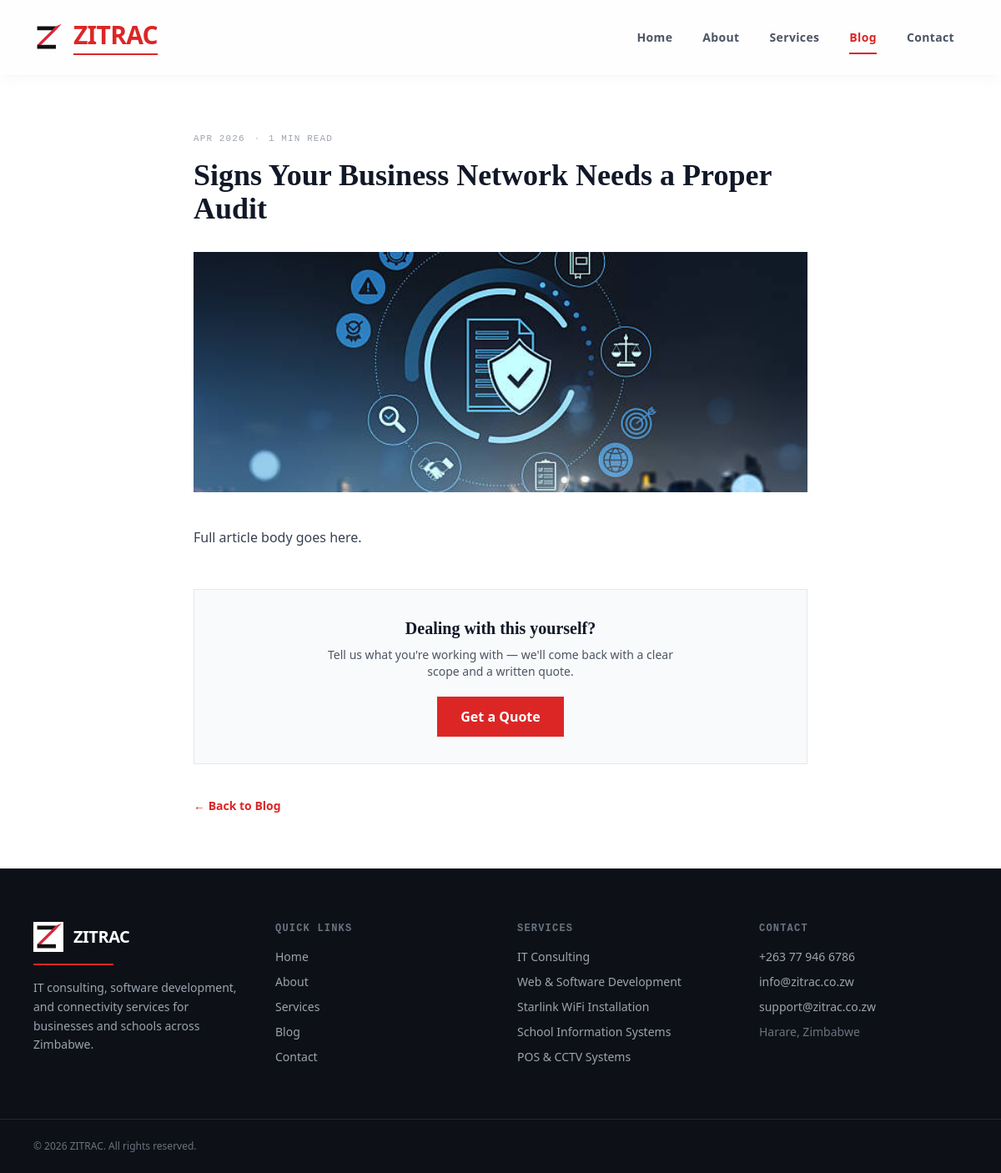
/blog/signs-your-business-network-needs-audit, run on the app's committed database.
### models.py (models this page shows)
class Post(db.Model):
    id = db.Column(db.Integer, primary_key=True)
    slug = db.Column(db.String(200), unique=True, nullable=False)
    title = db.Column(db.String(200), nullable=False)
    excerpt = db.Column(db.String(400), nullable=False)
    content = db.Column(db.Text, nullable=False)
    image = db.Column(db.String(200), nullable=True)
    month = db.Column(db.String(10), nullable=False)
    year = db.Column(db.String(10), nullable=False)
    published_at = db.Column(db.DateTime, nullable=False)

### app.py (the view)
@app.route('/blog/<slug>')
def blog_post(slug):
    post = Post.query.filter_by(slug=slug).first_or_404()
    read_time = estimate_read_time(post.content)
    return render_template('post.html', current_page='blog', post=post, read_time=read_time)

### app.py (called while the page is built)
@app.before_request
def check_maintenance():
    if os.path.exists(MAINTENANCE_FLAG) and not request.path.startswith('/admin'):
        return render_template('errors/maintenance.html'), 503

def estimate_read_time(html_content):
    text = re.sub('<[^<]+?>', '', html_content)  # strip tags
    word_count = len(text.split())
    minutes = max(1, math.ceil(word_count / 200))
    return minutes

def resolve_image(basename, directory=IMAGE_DIR, exts=IMAGE_EXTS, fallback_ext='jpg'):
    stem = os.path.splitext(basename)[0]
    for ext in exts:
        candidate = f'{stem}.{ext}'
        if os.path.isfile(os.path.join(directory, candidate)):
            return candidate
    return basename if '.' in basename else f'{basename}.{fallback_ext}'

@app.context_processor
def inject_helpers():
    return dict(resolve_image=resolve_image)

@app.context_processor
def inject_globals():
    return dict(nav_items=NAV_ITEMS, current_year=datetime.now().year)

### templates/post.html (shortened to what this page needs)
{% extends "base.html" %}
{% block content %}
<section class="py-16 bg-white">
    <div class="max-w-3xl mx-auto px-4">
        <div class="flex items-center gap-3 mb-3">
            <p class="font-mono text-[11px] tracking-widest text-gray-400 uppercase">
                {{ post.month }} {{ post.year }}
            </p>
            <span class="text-gray-300">·</span>
            <p class="font-mono text-[11px] tracking-widest text-gray-400 uppercase">
                {{ read_time }} min read
            </p>
        </div>
        <h1 class="font-display text-3xl md:text-4xl font-bold text-gray-900 leading-tight">
            {{ post.title }}
        </h1>
        {% if post.image %}
            <img src="{{ url_for('static', filename='images/' ~ resolve_image(post.image)) }}"
                 alt="{{ post.title }}" class="w-full h-72 object-cover mt-8">
        {% endif %}
        <div class="post-content mt-10">
            {{ post.content | safe }}
        </div>
        <div class="mt-12 bg-gray-50 border border-gray-200 p-8 text-center">
            <h3 class="font-display text-xl font-bold text-gray-900">
                Dealing with this yourself?
            </h3>
            <p class="mt-2 text-gray-600 text-sm max-w-md mx-auto">
                Tell us what you're working with — we'll come back with a clear scope and a written quote.
            </p>
            <a href="{{ url_for('contact') }}"
               class="inline-block mt-5 px-7 py-3 bg-red-600 text-white font-semibold hover:bg-red-700 transition-colors duration-200">
                Get a Quote
            </a>
        </div>
        <a href="{{ url_for('blog') }}" class="inline-block mt-10 text-sm font-semibold text-red-600 hover:text-red-700">
            ← Back to Blog
        </a>
    </div>
</section>
{% endblock %}

### static/css/style.css (style rules this page uses)
.post-content { font-size: 1rem; line-height: 1.75; color: #374151; }
.post-content p { margin-bottom: 1.25rem; }

### data on the page
Post: month "APR", year "2026", title "Signs Your Business Network Needs a Proper Audit", image (picture), content "Full article body goes here."

### other printed values
{{ label }} "Home" "About" "Services" "Blog" "Contact"
{{ read_time }} "1"
